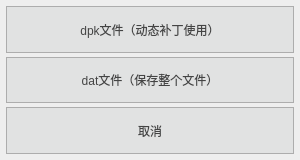
<?xml version="1.0" encoding="UTF-8"?>
<ui version="4.0">
 <class>FJJDialog</class>
 <widget class="QDialog" name="FJJDialog">
  <property name="geometry">
   <rect>
    <x>0</x>
    <y>0</y>
    <width>300</width>
    <height>160</height>
   </rect>
  </property>
  <property name="windowIcon">
   <iconset resource="res.qrc">
    <normaloff>:/exe.ico</normaloff>:/exe.ico</iconset>
  </property>
  <property name="styleSheet">
   <string notr="true">*{font: 12px &quot;微软雅黑&quot;;}
#FJJDialog{background-color: #EEE;}
</string>
  </property>
  <property name="modal">
   <bool>true</bool>
  </property>
  <layout class="QVBoxLayout" name="verticalLayout" stretch="0">
   <property name="spacing">
    <number>0</number>
   </property>
   <property name="leftMargin">
    <number>0</number>
   </property>
   <property name="topMargin">
    <number>0</number>
   </property>
   <property name="rightMargin">
    <number>0</number>
   </property>
   <property name="bottomMargin">
    <number>0</number>
   </property>
   <item>
    <widget class="QStackedWidget" name="stacked">
     <property name="styleSheet">
      <string notr="true">QPushButton {
	border: 1px solid #ADADAD;
	background-color: #E1E2E2;
	color: #444;
}
QPushButton:hover {
	border: 1px solid #0078D7;
	background-color: #E5F1FB;
	color: #024;
}
QPushButton:pressed {
	border: 1px solid #00559B;
	background-color: #CCE4F7;
	color: #024;
}
QPushButton:!enabled {
	border: 1px solid #BFBFBF;
	background-color: #CCCCCC;
	color: #888888;
}</string>
     </property>
     <property name="currentIndex">
      <number>1</number>
     </property>
     <widget class="QWidget" name="page_open">
      <layout class="QVBoxLayout" name="verticalLayout_3">
       <property name="spacing">
        <number>0</number>
       </property>
       <property name="leftMargin">
        <number>0</number>
       </property>
       <property name="topMargin">
        <number>0</number>
       </property>
       <property name="rightMargin">
        <number>0</number>
       </property>
       <property name="bottomMargin">
        <number>0</number>
       </property>
       <item>
        <widget class="QStackedWidget" name="stacked_open">
         <property name="currentIndex">
          <number>1</number>
         </property>
         <widget class="QWidget" name="page_openType">
          <layout class="QVBoxLayout" name="verticalLayout_4">
           <property name="spacing">
            <number>4</number>
           </property>
           <property name="leftMargin">
            <number>6</number>
           </property>
           <property name="topMargin">
            <number>6</number>
           </property>
           <property name="rightMargin">
            <number>6</number>
           </property>
           <property name="bottomMargin">
            <number>6</number>
           </property>
           <item>
            <widget class="QPushButton" name="Button_openFile">
             <property name="sizePolicy">
              <sizepolicy hsizetype="Minimum" vsizetype="Minimum">
               <horstretch>0</horstretch>
               <verstretch>0</verstretch>
              </sizepolicy>
             </property>
             <property name="minimumSize">
              <size>
               <width>0</width>
               <height>32</height>
              </size>
             </property>
             <property name="focusPolicy">
              <enum>Qt::ClickFocus</enum>
             </property>
             <property name="text">
              <string>打开本地文件</string>
             </property>
            </widget>
           </item>
           <item>
            <widget class="QPushButton" name="Button_openGame">
             <property name="sizePolicy">
              <sizepolicy hsizetype="Minimum" vsizetype="Minimum">
               <horstretch>0</horstretch>
               <verstretch>0</verstretch>
              </sizepolicy>
             </property>
             <property name="minimumSize">
              <size>
               <width>0</width>
               <height>32</height>
              </size>
             </property>
             <property name="focusPolicy">
              <enum>Qt::ClickFocus</enum>
             </property>
             <property name="text">
              <string>从游戏目录的数据包中选择dat文件</string>
             </property>
            </widget>
           </item>
           <item>
            <widget class="QPushButton" name="Button_open300RB">
             <property name="sizePolicy">
              <sizepolicy hsizetype="Minimum" vsizetype="Minimum">
               <horstretch>0</horstretch>
               <verstretch>0</verstretch>
              </sizepolicy>
             </property>
             <property name="minimumSize">
              <size>
               <width>0</width>
               <height>32</height>
              </size>
             </property>
             <property name="focusPolicy">
              <enum>Qt::ClickFocus</enum>
             </property>
             <property name="text">
              <string>从300资源浏览器的导出目录中选择dat文件</string>
             </property>
            </widget>
           </item>
           <item>
            <widget class="QPushButton" name="Button_openCancel">
             <property name="sizePolicy">
              <sizepolicy hsizetype="Minimum" vsizetype="Minimum">
               <horstretch>0</horstretch>
               <verstretch>0</verstretch>
              </sizepolicy>
             </property>
             <property name="minimumSize">
              <size>
               <width>0</width>
               <height>32</height>
              </size>
             </property>
             <property name="focusPolicy">
              <enum>Qt::ClickFocus</enum>
             </property>
             <property name="text">
              <string>取消</string>
             </property>
            </widget>
           </item>
          </layout>
         </widget>
         <widget class="QWidget" name="page_openList">
          <layout class="QVBoxLayout" name="verticalLayout_5" stretch="0,0,1,0,0">
           <property name="spacing">
            <number>6</number>
           </property>
           <property name="leftMargin">
            <number>6</number>
           </property>
           <property name="topMargin">
            <number>6</number>
           </property>
           <property name="rightMargin">
            <number>6</number>
           </property>
           <property name="bottomMargin">
            <number>6</number>
           </property>
           <item>
            <spacer name="verticalSpacer">
             <property name="orientation">
              <enum>Qt::Vertical</enum>
             </property>
             <property name="sizeHint" stdset="0">
              <size>
               <width>20</width>
               <height>40</height>
              </size>
             </property>
            </spacer>
           </item>
           <item>
            <widget class="QLabel" name="label_open">
             <property name="minimumSize">
              <size>
               <width>0</width>
               <height>20</height>
              </size>
             </property>
             <property name="styleSheet">
              <string notr="true"/>
             </property>
             <property name="text">
              <string>从游戏目录的数据包中选择dat文件:</string>
             </property>
            </widget>
           </item>
           <item>
            <widget class="QComboBox" name="combo_open">
             <property name="styleSheet">
              <string notr="true">QComboBox {
	border: 1px solid #ADADAD;
	background-color: #FEFEFE;
	color: #222;
}
QComboBox:drop-down {
	width: 10px;
	border-left: 1px solid #ADADAD;
	background-color: #E1E2E2;
	color: #444;
}
QComboBox:hover {
	border: 1px solid #0078D7;
	background-color: #E5F1FB;
	color: #024;
}
QComboBoxn:pressed {
	border: 1px solid #00559B;
	background-color: #CCE4F7;
	color: #024;
}
QComboBox:!enabled {
	border: 1px solid #BFBFBF;
	background-color: #CCCCCC;
	color: #888888;
}
QScrollBar{width:10px;height:10px;}
QScrollBar:sub-line:vertical {height: 0px;}
QScrollBar:add-line:vertical {height: 0px;}
QScrollBar:sub-line:horizontal{width: 0px;}
QScrollBar:add-line:horizontal{width: 0px;}
QScrollBar:vertical { 
        padding-top:0px;
        padding-bottom:0px;    
        padding-left:0px;    
        padding-right:0px;    
        border-left:0px solid #dddddd;
}
QScrollBar::handle:vertical {
        background:#cccccc;
        min-height:30px;
        border-radius:4px;
}
QScrollBar::handle:vertical:hover {
        background:#999999;
}
QScrollBar:horizontal { 
        padding-top:0px;
        padding-bottom:0px;    
        padding-left:0px;    
        padding-right:0px;    
        border-left:0px solid #dddddd;
}
QScrollBar::handle:horizontal {
        background:#cccccc;
        min-width:30px;
        border-radius:4px;
}
QScrollBar::handle:horizontal:hover {
        background:#999999;
}</string>
             </property>
             <item>
              <property name="text">
               <string>(路径导出)athvalueadjust_newranktime_c.dat</string>
              </property>
             </item>
             <item>
              <property name="text">
               <string>新建项目</string>
              </property>
             </item>
             <item>
              <property name="text">
               <string>新建项目</string>
              </property>
             </item>
             <item>
              <property name="text">
               <string>新建项目</string>
              </property>
             </item>
             <item>
              <property name="text">
               <string>新建项目</string>
              </property>
             </item>
             <item>
              <property name="text">
               <string>新建项目</string>
              </property>
             </item>
             <item>
              <property name="text">
               <string>新建项目</string>
              </property>
             </item>
             <item>
              <property name="text">
               <string>新建项目</string>
              </property>
             </item>
             <item>
              <property name="text">
               <string>新建项目</string>
              </property>
             </item>
             <item>
              <property name="text">
               <string>新建项目</string>
              </property>
             </item>
             <item>
              <property name="text">
               <string>新建项目</string>
              </property>
             </item>
             <item>
              <property name="text">
               <string>新建项目</string>
              </property>
             </item>
             <item>
              <property name="text">
               <string>新建项目</string>
              </property>
             </item>
             <item>
              <property name="text">
               <string>新建项目</string>
              </property>
             </item>
            </widget>
           </item>
           <item>
            <spacer name="verticalSpacer_2">
             <property name="orientation">
              <enum>Qt::Vertical</enum>
             </property>
             <property name="sizeHint" stdset="0">
              <size>
               <width>20</width>
               <height>40</height>
              </size>
             </property>
            </spacer>
           </item>
           <item>
            <widget class="QFrame" name="frame">
             <property name="frameShape">
              <enum>QFrame::StyledPanel</enum>
             </property>
             <property name="frameShadow">
              <enum>QFrame::Raised</enum>
             </property>
             <layout class="QHBoxLayout" name="horizontalLayout">
              <property name="leftMargin">
               <number>0</number>
              </property>
              <property name="topMargin">
               <number>0</number>
              </property>
              <property name="rightMargin">
               <number>0</number>
              </property>
              <property name="bottomMargin">
               <number>0</number>
              </property>
              <item>
               <widget class="QPushButton" name="Button_openListCancel">
                <property name="minimumSize">
                 <size>
                  <width>0</width>
                  <height>32</height>
                 </size>
                </property>
                <property name="text">
                 <string>取消</string>
                </property>
               </widget>
              </item>
              <item>
               <widget class="QPushButton" name="Button_openListOK">
                <property name="minimumSize">
                 <size>
                  <width>0</width>
                  <height>32</height>
                 </size>
                </property>
                <property name="text">
                 <string>确定</string>
                </property>
               </widget>
              </item>
             </layout>
            </widget>
           </item>
          </layout>
         </widget>
        </widget>
       </item>
      </layout>
     </widget>
     <widget class="QWidget" name="page_save">
      <layout class="QVBoxLayout" name="verticalLayout_2" stretch="1,1,1">
       <property name="spacing">
        <number>4</number>
       </property>
       <property name="leftMargin">
        <number>6</number>
       </property>
       <property name="topMargin">
        <number>6</number>
       </property>
       <property name="rightMargin">
        <number>6</number>
       </property>
       <property name="bottomMargin">
        <number>6</number>
       </property>
       <item>
        <widget class="QPushButton" name="Button_saveDPK">
         <property name="sizePolicy">
          <sizepolicy hsizetype="Minimum" vsizetype="Minimum">
           <horstretch>0</horstretch>
           <verstretch>0</verstretch>
          </sizepolicy>
         </property>
         <property name="focusPolicy">
          <enum>Qt::ClickFocus</enum>
         </property>
         <property name="text">
          <string>dpk文件（动态补丁使用）</string>
         </property>
        </widget>
       </item>
       <item>
        <widget class="QPushButton" name="Button_saveDAT">
         <property name="sizePolicy">
          <sizepolicy hsizetype="Minimum" vsizetype="Minimum">
           <horstretch>0</horstretch>
           <verstretch>0</verstretch>
          </sizepolicy>
         </property>
         <property name="focusPolicy">
          <enum>Qt::ClickFocus</enum>
         </property>
         <property name="text">
          <string>dat文件（保存整个文件）</string>
         </property>
        </widget>
       </item>
       <item>
        <widget class="QPushButton" name="Button_saveCancel">
         <property name="sizePolicy">
          <sizepolicy hsizetype="Minimum" vsizetype="Minimum">
           <horstretch>0</horstretch>
           <verstretch>0</verstretch>
          </sizepolicy>
         </property>
         <property name="focusPolicy">
          <enum>Qt::ClickFocus</enum>
         </property>
         <property name="text">
          <string>取消</string>
         </property>
        </widget>
       </item>
      </layout>
     </widget>
     <widget class="QWidget" name="page_index">
      <layout class="QVBoxLayout" name="verticalLayout_6" stretch="1,1,1,1,1">
       <property name="spacing">
        <number>4</number>
       </property>
       <property name="leftMargin">
        <number>6</number>
       </property>
       <property name="topMargin">
        <number>6</number>
       </property>
       <property name="rightMargin">
        <number>6</number>
       </property>
       <property name="bottomMargin">
        <number>6</number>
       </property>
       <item>
        <widget class="QPushButton" name="Button_index0">
         <property name="sizePolicy">
          <sizepolicy hsizetype="Minimum" vsizetype="Minimum">
           <horstretch>0</horstretch>
           <verstretch>0</verstretch>
          </sizepolicy>
         </property>
         <property name="focusPolicy">
          <enum>Qt::ClickFocus</enum>
         </property>
         <property name="text">
          <string>模式 0：第一列整数索引</string>
         </property>
        </widget>
       </item>
       <item>
        <widget class="QPushButton" name="Button_index1">
         <property name="sizePolicy">
          <sizepolicy hsizetype="Minimum" vsizetype="Minimum">
           <horstretch>0</horstretch>
           <verstretch>0</verstretch>
          </sizepolicy>
         </property>
         <property name="focusPolicy">
          <enum>Qt::ClickFocus</enum>
         </property>
         <property name="text">
          <string>模式 1：第一、二列索引</string>
         </property>
        </widget>
       </item>
       <item>
        <widget class="QPushButton" name="Button_index2">
         <property name="sizePolicy">
          <sizepolicy hsizetype="Minimum" vsizetype="Minimum">
           <horstretch>0</horstretch>
           <verstretch>0</verstretch>
          </sizepolicy>
         </property>
         <property name="focusPolicy">
          <enum>Qt::ClickFocus</enum>
         </property>
         <property name="text">
          <string>模式 2：第一、三列索引</string>
         </property>
        </widget>
       </item>
       <item>
        <widget class="QPushButton" name="Button_index3">
         <property name="sizePolicy">
          <sizepolicy hsizetype="Minimum" vsizetype="Minimum">
           <horstretch>0</horstretch>
           <verstretch>0</verstretch>
          </sizepolicy>
         </property>
         <property name="text">
          <string>模式 3：第一列字符索引</string>
         </property>
        </widget>
       </item>
       <item>
        <widget class="QPushButton" name="Button_indexCancel">
         <property name="sizePolicy">
          <sizepolicy hsizetype="Minimum" vsizetype="Minimum">
           <horstretch>0</horstretch>
           <verstretch>0</verstretch>
          </sizepolicy>
         </property>
         <property name="text">
          <string>取消</string>
         </property>
        </widget>
       </item>
      </layout>
     </widget>
    </widget>
   </item>
  </layout>
 </widget>
 <resources>
  <include location="res.qrc"/>
 </resources>
 <connections/>
</ui>
